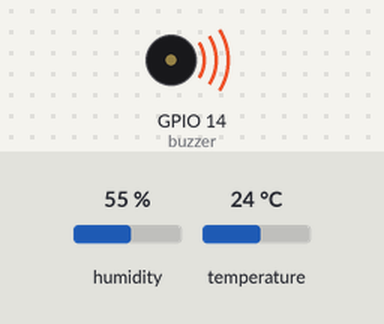
A program run on a simulated ESP32 board running MicroPython. Parts: buzzer (waves = sounding, pin HIGH). The inputs (shaded band) are chosen by the test bench; at power-on: humidity 55 %, temperature 24 °C. What the program prints to the serial console is not drawn. At 21.1 s the program stops and its outputs stay as they are.

Above: at 0.12 s.
At 2.6 s:
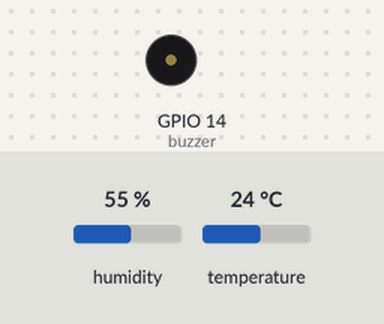
Timing chart, 0 to 5.5 s (numbered marks = the images above):
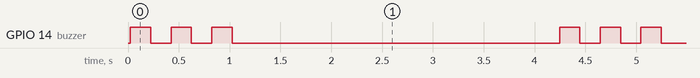

The program:

main_project7.py
```python
#Project 7:
#Author: oneaarmdeveloper

import machine
import dht
import time


# Hardware Configuration
sensor = dht.DHT11(machine.Pin(3))
buzzer = machine.Pin(14, machine.Pin.OUT)


GRENZWERT = 10


def temperatur_messen():
    """
    Reads current temperature from DHT11 sensor.

    Returns:
        float: Temperature in °C
    """
    sensor.measure()
    return sensor.temperature()


def buzzer_alert(times, delay=0.2):


    for _ in range(times):
        buzzer.value(1)
        time.sleep(delay)
        buzzer.value(0)
        time.sleep(delay)


print("Temperaturalarm aktiv.")
print("Schwellenwert: {} °C\n".format(GRENZWERT))

for i in range(5):
    temp = temperatur_messen()
    print("Messung {:02d}/20  →  Temperatur: {} °C".format(i + 1, temp))

    if temp > GRENZWERT:
        print("  ⚠️  ALARM! Temperatur zu hoch!")
        buzzer_alert(3)

    time.sleep(3)

print("\nMessung abgeschlossen.")
```

Measured:
- by itself, GPIO 14 (buzzer): repeats every 4.2 s: 2 × (LOW 0.20 s, HIGH 0.20 s), LOW 3.2 s, HIGH 0.20 s
- by itself, everything shown: repeats every 4.2 s, in 6 steps
